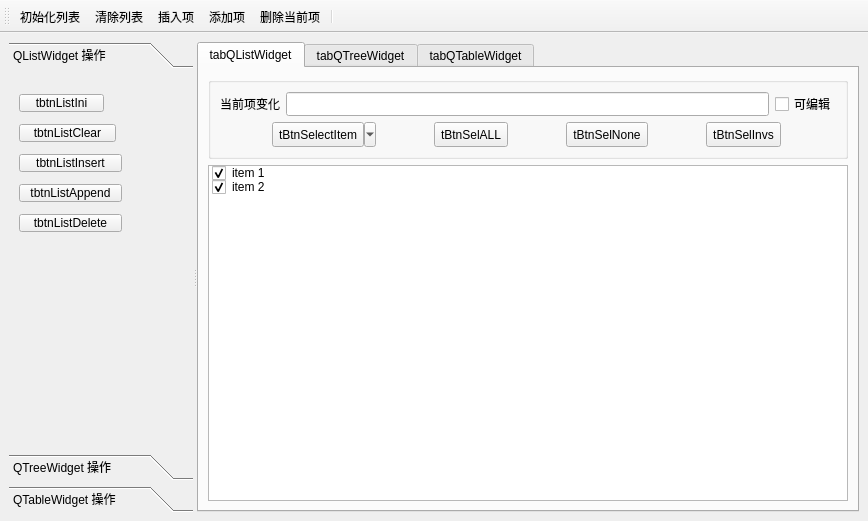
<?xml version="1.0" encoding="UTF-8"?>
<ui version="4.0">
 <class>MainWindow</class>
 <widget class="QMainWindow" name="MainWindow">
  <property name="geometry">
   <rect>
    <x>0</x>
    <y>0</y>
    <width>868</width>
    <height>521</height>
   </rect>
  </property>
  <property name="windowTitle">
   <string>MainWindow</string>
  </property>
  <widget class="QWidget" name="centralwidget">
   <layout class="QGridLayout" name="gridLayout_2">
    <item row="0" column="0">
     <widget class="QSplitter" name="splitter">
      <property name="orientation">
       <enum>Qt::Horizontal</enum>
      </property>
      <widget class="QToolBox" name="toolBox">
       <property name="minimumSize">
        <size>
         <width>140</width>
         <height>0</height>
        </size>
       </property>
       <property name="currentIndex">
        <number>0</number>
       </property>
       <widget class="QWidget" name="page_list_widget">
        <property name="geometry">
         <rect>
          <x>0</x>
          <y>0</y>
          <width>140</width>
          <height>375</height>
         </rect>
        </property>
        <attribute name="label">
         <string>QListWidget 操作</string>
        </attribute>
        <widget class="QToolButton" name="tbtnListIni">
         <property name="geometry">
          <rect>
           <x>10</x>
           <y>20</y>
           <width>85</width>
           <height>18</height>
          </rect>
         </property>
         <property name="text">
          <string>tbtnListIni</string>
         </property>
         <property name="toolButtonStyle">
          <enum>Qt::ToolButtonTextBesideIcon</enum>
         </property>
        </widget>
        <widget class="QToolButton" name="tbtnListClear">
         <property name="geometry">
          <rect>
           <x>10</x>
           <y>50</y>
           <width>97</width>
           <height>18</height>
          </rect>
         </property>
         <property name="text">
          <string>tbtnListClear</string>
         </property>
         <property name="toolButtonStyle">
          <enum>Qt::ToolButtonTextBesideIcon</enum>
         </property>
        </widget>
        <widget class="QToolButton" name="tbtnListInsert">
         <property name="geometry">
          <rect>
           <x>10</x>
           <y>80</y>
           <width>103</width>
           <height>18</height>
          </rect>
         </property>
         <property name="text">
          <string>tbtnListInsert</string>
         </property>
         <property name="toolButtonStyle">
          <enum>Qt::ToolButtonTextBesideIcon</enum>
         </property>
        </widget>
        <widget class="QToolButton" name="tbtnListAppend">
         <property name="geometry">
          <rect>
           <x>10</x>
           <y>110</y>
           <width>103</width>
           <height>18</height>
          </rect>
         </property>
         <property name="text">
          <string>tbtnListAppend</string>
         </property>
         <property name="toolButtonStyle">
          <enum>Qt::ToolButtonTextBesideIcon</enum>
         </property>
        </widget>
        <widget class="QToolButton" name="tbtnListDelete">
         <property name="geometry">
          <rect>
           <x>10</x>
           <y>140</y>
           <width>103</width>
           <height>18</height>
          </rect>
         </property>
         <property name="text">
          <string>tbtnListDelete</string>
         </property>
         <property name="toolButtonStyle">
          <enum>Qt::ToolButtonTextBesideIcon</enum>
         </property>
        </widget>
       </widget>
       <widget class="QWidget" name="page_tree_widget">
        <property name="geometry">
         <rect>
          <x>0</x>
          <y>0</y>
          <width>140</width>
          <height>375</height>
         </rect>
        </property>
        <attribute name="label">
         <string>QTreeWidget 操作</string>
        </attribute>
       </widget>
       <widget class="QWidget" name="page_table_widget">
        <attribute name="label">
         <string>QTableWidget 操作</string>
        </attribute>
       </widget>
      </widget>
      <widget class="QTabWidget" name="tabWidget">
       <property name="currentIndex">
        <number>0</number>
       </property>
       <widget class="QWidget" name="tabQListWidget">
        <attribute name="title">
         <string>tabQListWidget</string>
        </attribute>
        <layout class="QGridLayout" name="gridLayout_3">
         <item row="0" column="0">
          <widget class="QGroupBox" name="groupBox">
           <property name="title">
            <string/>
           </property>
           <layout class="QGridLayout" name="gridLayout">
            <item row="0" column="0">
             <layout class="QHBoxLayout" name="horizontalLayout">
              <item>
               <widget class="QLabel" name="label">
                <property name="text">
                 <string>当前项变化</string>
                </property>
               </widget>
              </item>
              <item>
               <widget class="QLineEdit" name="editCutItemText">
                <property name="maximumSize">
                 <size>
                  <width>16777215</width>
                  <height>600</height>
                 </size>
                </property>
                <property name="styleSheet">
                 <string notr="true">color: rgb(0, 0, 255);</string>
                </property>
                <property name="clearButtonEnabled">
                 <bool>false</bool>
                </property>
               </widget>
              </item>
              <item>
               <widget class="QCheckBox" name="chkBoxListEditable">
                <property name="text">
                 <string>可编辑</string>
                </property>
               </widget>
              </item>
             </layout>
            </item>
            <item row="1" column="0">
             <layout class="QHBoxLayout" name="horizontalLayout_2">
              <item>
               <widget class="QToolButton" name="tBtnSelectItem">
                <property name="minimumSize">
                 <size>
                  <width>100</width>
                  <height>25</height>
                 </size>
                </property>
                <property name="text">
                 <string>tBtnSelectItem</string>
                </property>
                <property name="popupMode">
                 <enum>QToolButton::MenuButtonPopup</enum>
                </property>
                <property name="toolButtonStyle">
                 <enum>Qt::ToolButtonTextBesideIcon</enum>
                </property>
               </widget>
              </item>
              <item>
               <widget class="QToolButton" name="tBtnSelALL">
                <property name="minimumSize">
                 <size>
                  <width>70</width>
                  <height>25</height>
                 </size>
                </property>
                <property name="text">
                 <string>tBtnSelALL</string>
                </property>
                <property name="popupMode">
                 <enum>QToolButton::DelayedPopup</enum>
                </property>
                <property name="toolButtonStyle">
                 <enum>Qt::ToolButtonTextBesideIcon</enum>
                </property>
               </widget>
              </item>
              <item>
               <widget class="QToolButton" name="tBtnSelNone">
                <property name="minimumSize">
                 <size>
                  <width>70</width>
                  <height>25</height>
                 </size>
                </property>
                <property name="text">
                 <string>tBtnSelNone</string>
                </property>
                <property name="toolButtonStyle">
                 <enum>Qt::ToolButtonTextBesideIcon</enum>
                </property>
               </widget>
              </item>
              <item>
               <widget class="QToolButton" name="tBtnSelInvs">
                <property name="minimumSize">
                 <size>
                  <width>70</width>
                  <height>25</height>
                 </size>
                </property>
                <property name="text">
                 <string>tBtnSelInvs</string>
                </property>
                <property name="toolButtonStyle">
                 <enum>Qt::ToolButtonTextBesideIcon</enum>
                </property>
               </widget>
              </item>
             </layout>
            </item>
           </layout>
          </widget>
         </item>
         <item row="1" column="0">
          <widget class="QListWidget" name="listWidget">
           <property name="contextMenuPolicy">
            <enum>Qt::CustomContextMenu</enum>
           </property>
           <item>
            <property name="text">
             <string>item 1</string>
            </property>
            <property name="checkState">
             <enum>Checked</enum>
            </property>
            <property name="icon">
             <iconset resource="../req.qrc">
              <normaloff>:/images/image/check2.ico</normaloff>:/images/image/check2.ico</iconset>
            </property>
            <property name="flags">
             <set>ItemIsSelectable|ItemIsUserCheckable|ItemIsEnabled</set>
            </property>
           </item>
           <item>
            <property name="text">
             <string>item 2</string>
            </property>
            <property name="checkState">
             <enum>Checked</enum>
            </property>
            <property name="icon">
             <iconset resource="../req.qrc">
              <normaloff>:/images/image/check2.ico</normaloff>:/images/image/check2.ico</iconset>
            </property>
            <property name="flags">
             <set>ItemIsSelectable|ItemIsUserCheckable|ItemIsEnabled</set>
            </property>
           </item>
          </widget>
         </item>
        </layout>
       </widget>
       <widget class="QWidget" name="tabQTreeWidget">
        <attribute name="title">
         <string>tabQTreeWidget</string>
        </attribute>
       </widget>
       <widget class="QWidget" name="tabQTableWidget">
        <attribute name="title">
         <string>tabQTableWidget</string>
        </attribute>
       </widget>
      </widget>
     </widget>
    </item>
   </layout>
  </widget>
  <widget class="QToolBar" name="toolBar">
   <property name="windowTitle">
    <string>toolBar</string>
   </property>
   <property name="toolButtonStyle">
    <enum>Qt::ToolButtonTextUnderIcon</enum>
   </property>
   <attribute name="toolBarArea">
    <enum>TopToolBarArea</enum>
   </attribute>
   <attribute name="toolBarBreak">
    <bool>false</bool>
   </attribute>
   <addaction name="actListIni"/>
   <addaction name="actListClear"/>
   <addaction name="actListInsert"/>
   <addaction name="actListAppend"/>
   <addaction name="actListDelete"/>
   <addaction name="separator"/>
  </widget>
  <action name="actListIni">
   <property name="icon">
    <iconset resource="../req.qrc">
     <normaloff>:/images/image/128.bmp</normaloff>:/images/image/128.bmp</iconset>
   </property>
   <property name="text">
    <string>初始化列表</string>
   </property>
   <property name="toolTip">
    <string>初始化列表</string>
   </property>
   <property name="shortcut">
    <string>Ctrl+I</string>
   </property>
  </action>
  <action name="actListClear">
   <property name="icon">
    <iconset resource="../req.qrc">
     <normaloff>:/images/image/delete1.bmp</normaloff>:/images/image/delete1.bmp</iconset>
   </property>
   <property name="text">
    <string>清除列表</string>
   </property>
   <property name="toolTip">
    <string>清除列表</string>
   </property>
  </action>
  <action name="actListInsert">
   <property name="icon">
    <iconset resource="../req.qrc">
     <normaloff>:/images/image/424.bmp</normaloff>:/images/image/424.bmp</iconset>
   </property>
   <property name="text">
    <string>插入项</string>
   </property>
   <property name="toolTip">
    <string>插入项</string>
   </property>
   <property name="shortcut">
    <string>Ctrl+S</string>
   </property>
  </action>
  <action name="actListAppend">
   <property name="icon">
    <iconset resource="../req.qrc">
     <normaloff>:/images/image/316.bmp</normaloff>:/images/image/316.bmp</iconset>
   </property>
   <property name="text">
    <string>添加项</string>
   </property>
   <property name="toolTip">
    <string>添加项</string>
   </property>
   <property name="shortcut">
    <string>Ctrl+A</string>
   </property>
  </action>
  <action name="actListDelete">
   <property name="icon">
    <iconset resource="../req.qrc">
     <normaloff>:/images/image/324.bmp</normaloff>:/images/image/324.bmp</iconset>
   </property>
   <property name="text">
    <string>删除当前项</string>
   </property>
   <property name="toolTip">
    <string>删除当前项</string>
   </property>
   <property name="shortcut">
    <string>Del</string>
   </property>
  </action>
  <action name="actSelALL">
   <property name="text">
    <string>全选</string>
   </property>
   <property name="toolTip">
    <string>全选</string>
   </property>
  </action>
  <action name="actSelNone">
   <property name="text">
    <string>全不选</string>
   </property>
   <property name="toolTip">
    <string>全不选</string>
   </property>
   <property name="menuRole">
    <enum>QAction::AboutRole</enum>
   </property>
  </action>
  <action name="actSelInvs">
   <property name="text">
    <string>反选</string>
   </property>
   <property name="toolTip">
    <string>反选</string>
   </property>
  </action>
  <action name="actQuit">
   <property name="icon">
    <iconset resource="../req.qrc">
     <normaloff>:/images/image/exit.bmp</normaloff>:/images/image/exit.bmp</iconset>
   </property>
   <property name="text">
    <string>退出</string>
   </property>
   <property name="toolTip">
    <string>退出程序</string>
   </property>
  </action>
  <action name="actSelPopMenu">
   <property name="icon">
    <iconset resource="../req.qrc">
     <normaloff>:/images/image/124.bmp</normaloff>:/images/image/124.bmp</iconset>
   </property>
   <property name="text">
    <string>项选择</string>
   </property>
   <property name="toolTip">
    <string>项选择</string>
   </property>
  </action>
 </widget>
 <resources>
  <include location="../req.qrc"/>
 </resources>
 <connections>
  <connection>
   <sender>actQuit</sender>
   <signal>triggered()</signal>
   <receiver>MainWindow</receiver>
   <slot>close()</slot>
   <hints>
    <hint type="sourcelabel">
     <x>-1</x>
     <y>-1</y>
    </hint>
    <hint type="destinationlabel">
     <x>431</x>
     <y>239</y>
    </hint>
   </hints>
  </connection>
 </connections>
</ui>
